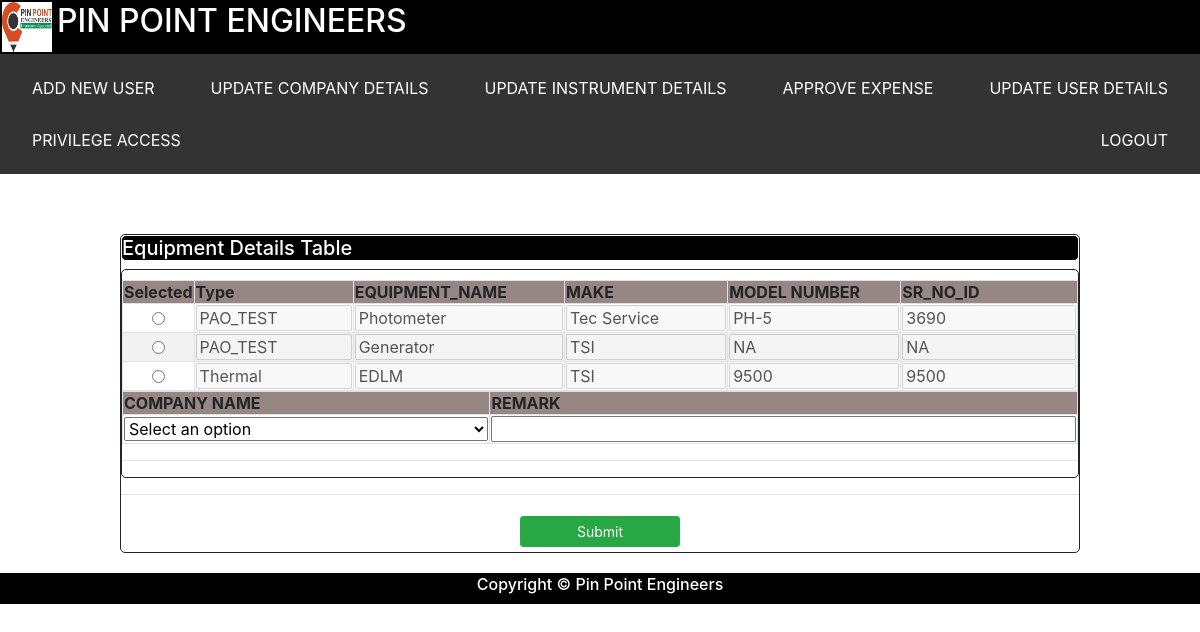
The page /request_instrument (signed in) on the database as committed earlier.
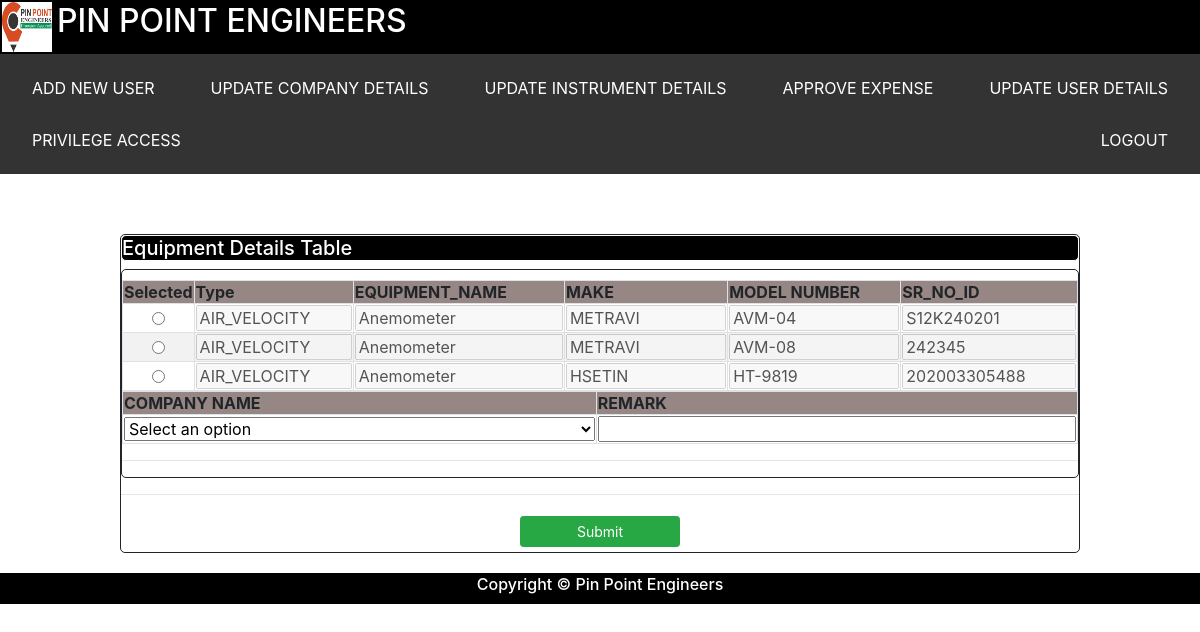
The same page on the database as committed later.
### tables this page shows
CREATE TABLE equipment_master        
            (    Type varchar(255),
                EQUIPMENT_NAME varchar(255),
                MAKE varchar(255),
                MODEL_NUMBER varchar(255),
                SR_NO_ID varchar(255),
                DONE_DATE varchar(255),
                DUE_DATE varchar(255),
                STATUS varchar(255),
                ISSUED_TO varchar(255),
                COMPANY_NAME varchar(255),
                REMARK varchar(255));

### app.py (the view)
@app.route("/request_instrument")
def request_instrument():
    if 'user' in session:
        customer_details  = dbo.get_company_details()
        company_name_list = customer_details.COMPANY_NAME.unique().tolist()
        session_var = session['user']
        role        = session_var["role"]
        equipment_details   = dbo.get_available_equipment()
        equipment_list      = equipment_details.to_dict('records')
        return make_response(render_template('ELOGBOOK/request_instrument.html',
                             equipment_list=equipment_list,company_list=company_name_list, role = role),200)
    return make_response(render_template('LOGIN_PAGE/login.html'),200)

### db_dervices.py (called while the page is built)
    def get_available_equipment(self):
        try:
            stmt = "SELECT * from equipment_master where status='AVAILABLE' OR status='CLOSED'"
            cursor = self.conn.execute(stmt)
            equipment_list = []
            for row in cursor:
                equipment_list.append(list(row))
            equipment_frame = pd.DataFrame(equipment_list,columns = ['Type' ,'EQUIPMENT_NAME' ,'MAKE' ,'MODEL_NUMBER','SR_NO_ID' ,'DONE_DATE' ,'DUE_DATE','STATUS','ISSUED_TO','COMPANY_NAME' ,'REMARK'])
            return equipment_frame
        except Exception as e:
            return e

    def get_company_details(self):
        try:
            stmt = "SELECT * from company_details "
            cursor = self.conn.execute(stmt)
            company_list = []
            for row in cursor:
                company_list.append(list(row))
            company_frame = pd.DataFrame(company_list,columns = ['COMPANY_NAME', 'ADDRESS', 'REPORT_NUMBER'])
            return company_frame
        except Exception as e:
            return e

### templates/ELOGBOOK/request_instrument.html (shortened to what this page needs)
<html>
<head>
	<link rel="stylesheet" type="text/css" href="static/css/bootstrap.min.css">
	<link rel="stylesheet" type="text/css" href="static/css/styles.css">
</head>
<body>
<my-header></my-header>
	<div id="frame_container">
		<h5 id = "container_header">Equipment Details Table</h5>
		<div id="data_frame">
			<div class="frame">
				<div class="sections">
					<table class="code_tbl table-striped table-bordered">
						<tr>
						    <th>Selected</th>
							<th>Type</th>
							<th>EQUIPMENT_NAME</th>
							<th>MAKE</th>
							<th>MODEL NUMBER</th>
							<th>SR_NO_ID</th>
						</tr>
						{% for equipment in equipment_list %}
						<tr>
						    <td><input type="radio" id="{{equipment.SR_NO_ID}}" class="textfield" name="selected_eq" value="{{equipment.SR_NO_ID}}"></td>
							<td><input type="text" name="Type" class="textfield" value="{{equipment.Type}}"disabled ></td>
							<td><input type="text" name="EQUIPMENT_NAME" class="textfield" value="{{equipment.EQUIPMENT_NAME}}" disabled></td>
							<td><input type="text" name="MAKE" class="textfield" value="{{equipment.MAKE}}" disabled></td>
							<td><input type="text" name="MODEL_NUMBER" class="textfield" value="{{equipment.MODEL_NUMBER}}"disabled ></td>
							<td><input type="text" name="SR_NO_ID" class="textfield" value="{{equipment.SR_NO_ID}}" disabled></td>
						</tr>
						{% endfor %}
					</table>
					<table class="table-striped table-bordered">
					<tr>
					     <th>COMPANY NAME</th>
					      <th>REMARK</th>
					</tr>
					    <tr>
						    <td>
							<select class="textfield" name="company_name" id="company_name" style="width:100%">
							<option value="" selected>Select an option</option>
							</select>
							</td>
							<td><input type="text" name="remark" id="remark" class="textfield" value=""></td>
						</tr>
					</table>
					<hr size="10">
				</div>
			</div>
		</div>
		<hr size="10">
		<div id="action_row">
			<button id="submit_button" type="submit" class="btn btn-sm btn-success col-sm-2" onclick="request_instrument()">Submit</button>
		</div>
	</div>
<my-footer></my-footer>
</body>
</html>

### static/css/styles.css (style rules this page uses)
#frame_container { margin-top:5%; margin-left:10%; margin-right:10%; border-style: solid; border-width: 1px; border-radius: 5px; }
#container_header { border-style: solid; border-width: 1px; border-radius: 5px; background-color:#000000; color:#ffffff; display: flex; flex-wrap: wrap; }
#data_frame { width:100%; display:block; }
.frame { border-style: solid; border-width: 1px; border-radius: 5px; }
table { width:100%; }
.sections { padding-top:10px; }
th { background-color:#968784; }
input { width:100%; }
#action_row { width:100%; text-align:center; display:block; }
button { margin:5px; }

Rows that differ between the two databases and show on the page:
removed equipment_master: Type "PAO_TEST", EQUIPMENT_NAME "Photometer", MAKE "Tec Service", MODEL_NUMBER "PH-5", SR_NO_ID "3690"
removed equipment_master: Type "PAO_TEST", EQUIPMENT_NAME "Generator", MAKE "TSI", MODEL_NUMBER "NA", SR_NO_ID "NA"
removed equipment_master: Type "Thermal", EQUIPMENT_NAME "EDLM", MAKE "TSI", MODEL_NUMBER "9500", SR_NO_ID "9500"
now on this page (row edited): equipment_master: Type "AIR_VELOCITY", EQUIPMENT_NAME "Anemometer", MAKE "METRAVI", MODEL_NUMBER "AVM-04", SR_NO_ID "S12K240201"
now on this page (row edited): equipment_master: Type "AIR_VELOCITY", EQUIPMENT_NAME "Anemometer", MAKE "METRAVI", MODEL_NUMBER "AVM-08", SR_NO_ID "242345"
now on this page (row edited): equipment_master: Type "AIR_VELOCITY", EQUIPMENT_NAME "Anemometer", MAKE "HSETIN", MODEL_NUMBER "HT-9819", SR_NO_ID "202003305488"
